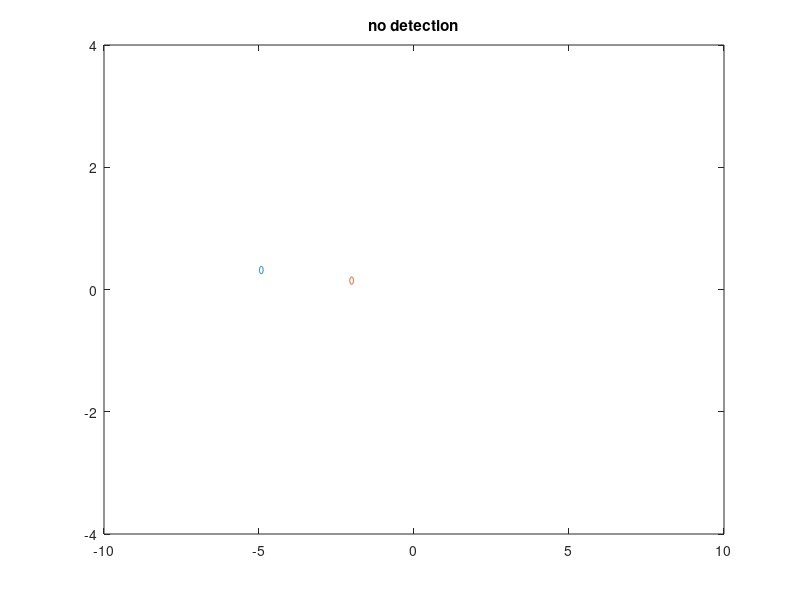

Write the MATLAB code that produced this figure. (Note: this script raises an error after producing the figure.)
clear all
pause_length = 1/4/2/2/2/2/2/2/2;
plotting = 1; % set to one if plots of encounters are wanted

% parameters for distribution of stepsize. EX = a*b, VX = a*b^2
a = 0.30*2;
b = 0.2/2;

% parameters for the gamma distribution for the initial steps
a_init = 0.08*10;
b_init = 10^-1;

sigma_step = 0.0001;

% parameters relating to detection probability, p(d) = exp(-s*(D + d)^p)
A = 1;     % amplitude; reduce to make pd smaller everywhere
d = .60;   % acts as a focal point; pd for D larger than this are suppressed by larger p, while D smaller than this are increased by larger p
s = 0.4;   % decrease to make it harder to detect; lower to make difference smaller for large and small seperation distances D
p = 1.3;   % This parameter allows you to regulate difference in pd for large and small D; if p is small then pd becomes more uniform
plot(linspace(0,10,100),exp(-s*(linspace(0,10,100)+d).^p))

% Collision Avoidance Parameters: Parameter-Modification Factor = exp( -s*((x + d)/k)^-p )
d_ca1 = 0.01;    % increase to reduce PMF
k_ca1 = 1.4;    % increase to decrease modification for x<k-d and reduce modification for x>k-d
p_ca1 = 1.6;    % increases effect of avoidance modifier when 
s_ca1 = 0.2

d_ca2 = 0.1;    % increase to reduce PMF
k_ca2 = 2.6;    % increase to decrease modification for x<k-d and reduce modification for x>k-d
p_ca2 = 1.8;    % increases effect of avoidance modifier when 
s_ca2 = 2


thetamod = 1.2;      % determines how quickly the person can change direction
thetavar = 0.1;
r = 0.06;                        % collision radius of each person
xinit = 10;                      % determines how far apart they are at the start
sigma = 0.3;                     % variance of initial starting position
N = 400;                         % number of encounters
NTTC = 3000;                     % Number of TTC to sample at first evasive action for each encounter
danger_FEA = zeros(1,N);         % danger index at time of first evasive action
DAFEA = zeros(N, NTTC);          % Saves danger at first moment of evasive action; each row contains NTTC sampled ttc values for one encounter
danger_CR = zeros(1,N);          % danger index at time of conflict resolution
danger_nodetec = zeros(1,N);     % highest index of danger for non-detection encounters
enc_type = zeros(1,N);           % vector containing encounter type of each encounter
compute_ttc = 0;                 % tells the algorithm whether or not you want it to estimate ttc distribution for each encounter
min_stepsize = 0.02;             % set to make it impossible for a stepsize to be smaller than this
for i=1:N
i
% initiation
first_detection = 0;     % They have not yet detected eachother
stepsize = min_stepsize*[1 1] + [gamrnd(a_init,b_init),gamrnd(a_init,b_init)]; % determines average speed
A_real = -xinit;
B_real = xinit;
A_im = normrnd(0,sigma);
B_im = normrnd(0,sigma);
A = A_real+1i*A_im;
B = B_real+1i*B_im;
% data collection variables
detection_status = 0; 
encounter_classifier = 1; % 1 --> (no detection, no crash), -1 --> (detection, no crash) 2 --> (no detection, crash), -2 --> (detection, crash)
danger_vec = [];          % collects the danger index associated with each timestep
detec_vec = [];    % tracks detection status, 1 --> detection at timeframe i, 0 --> no detection at timeframe i

    while real(A) < xinit && real(B) > -xinit
        D = norm(A-B);
        pd = exp(-s*(D+d)^p); % detection probability
        %%%%%%%%%%%%%%%% detection %%%%%%%%%%%%%%%%%%%%%%%%%%%%%%%%%%%%%%%%
        if  (detection_status==1 | rand(1) < pd) && real(A) < real(B)
            % saving information in vectors, and updating status
            if first_detection == 0 & compute_ttc == 1 % a loop that collects information at first moment of evasive action
                for k=1:NTTC
                    ttc = ttc_simulator_momentum_V3(A,B,stepsize,min_stepsize,sigma_step,r, thetavar);
                    DAFEA(i,k) = ttc;
                end
            end
            first_detection = 1;
            detection_status = 1;
            encounter_classifier = -1;
            detec_vec(length(detec_vec) + 1) = 1;
            danger_index = D - 2*r;
            danger_vec(length(danger_vec) + 1) = danger_index;

            % take next step
            pred_posA = A + a*b; % prediction of the A's future position
            pred_posB = B - a*b; % prediction of the A's future position
            pred_diff = pred_posA - pred_posB; % difference vector between predicted future position of A and B
            pred_dist = norm(pred_diff);       
            alpha_modifier = mod_fac(pred_dist,d_ca1,k_ca1,p_ca1,s_ca1);
            %theta_modifier = mod_fac(abs(imag(pred_diff)),d_ca2,k_ca2,p_ca2,s_ca2)
            stepsize = stepsize + normrnd([0,0],sigma_step*[1,1]); % .*gamrnd((0.008)^-1*[1 1],0.008*[1 1]); % step-size
            stepsize(1) = max(min_stepsize,stepsize(1));
            stepsize(2) = max(min_stepsize,stepsize(2));
            %theta = betarnd(alpha0*theta_modifier*[1 1], beta0*[1 1]);
            %theta = sign(imag(pred_diff))*[-1 -1].*(theta*theta_range - 0.5*theta_range); % step-angle
            theta = thetavar*[randn(1) + thetamod*sign(imag(pred_diff))*exppdf(abs(imag(pred_diff)), 1), randn(1) + thetamod*sign(imag(pred_diff))*exppdf(abs(imag(pred_diff)), 1)];
            A = A + stepsize(1)*exp(1i*theta(1));
            B = B - stepsize(2)*exp(1i*theta(2));
            
            % plotting %
            if plotting == 1
                xlim([-xinit,xinit])
                ylim([-4,4])
                plot([r*cos(linspace(0,2*pi,50))+real(A)]+1i*[r*sin(linspace(0,2*pi,50))+imag(A)])
                title("detection")
                hold on
                plot([r*cos(linspace(0,2*pi,50))+real(B)]+1i*[r*sin(linspace(0,2*pi,50))+imag(B)])
                xlim([-xinit,xinit])
                ylim([-4,4])
                hold off
                pause(pause_length)
            end
            if norm(A-B) < 2*r
                hold on
                title("collision")
                hold off
                detec_vec(length(detec_vec) + 1) = 1;
                danger_index = norm(A-B) - 2*r;
                danger_vec(length(danger_vec) + 1) = danger_index;
                encounter_classifier = -2;
                break
            end
        %%%%%%%%%%%%%%%% no detection %%%%%%%%%%%%%%%%%%%%%%%%%%%%%%%%%%%%%
        else
            % saving information in vectors, and updating status
            detec_vec(length(detec_vec) + 1) = 0;
            danger_index = D - 2*r;
            danger_vec(length(danger_vec) + 1) = danger_index;

            % taking next step
            theta = thetavar*randn([2,1]); %betarnd(alpha0*[1 1],beta0*[1 1]);
            %theta = theta*theta_range - 0.5*theta_range; % step-angle
            stepsize = stepsize + normrnd([0,0],sigma_step*[1,1]); % .*gamrnd((0.008)^-1*[1 1],0.008*[1 1]); % step-size
            stepsize(1) = max(min_stepsize,stepsize(1));
            stepsize(2) = max(min_stepsize,stepsize(2));
            A = A + stepsize(1)*exp(1i*theta(1));
            B = B - stepsize(2)*exp(1i*theta(2));
            D = norm(A-B);

            % plotting %
            if plotting == 1
                xlim([-xinit,xinit])
                ylim([-4,4])
                plot([r*cos(linspace(0,2*pi,50))+real(A)]+1i*[r*sin(linspace(0,2*pi,50))+imag(A)])
                title("no detection")
                hold on
                plot([r*cos(linspace(0,2*pi,50))+real(B)]+1i*[r*sin(linspace(0,2*pi,50))+imag(B)])
                xlim([-xinit,xinit])
                ylim([-4,4])
                hold off
                pause(pause_length)
            end
            if norm(A-B) < 2*r 
                hold on
                title("collision")
                hold off
                detec_vec(length(detec_vec) + 1) = 1;
                danger_index = norm(A-B) - 2*r;
                danger_vec(length(danger_vec) + 1) = danger_index; 
                encounter_classifier = 2;                                  % indicates a clean collision
                break
            end
        end
    end

    enc_type(i) = encounter_classifier;
    detec_dangerind = danger_vec(find(detec_vec)); % contains danger index for all times with detection status
    if encounter_classifier == 1
        danger_nodetec(i) = min(danger_vec);
    else
        danger_FEA(i) = detec_dangerind(1);
        danger_CR(i) = detec_dangerind(end);    
    end

end
%%
DAFEAcol1 = DAFEA(:,1)';
save('danger_CR2million.mat','danger_CR')
save('danger_FEA200.mat','danger_FEA')
save('DAFEA400.mat','DAFEAcol1')
%% collected data
%% parameters
pause_length = 1/4/2/2/2/2/2/2;
plotting = 0;
% parameters for distribution of step-angle
m = 5; % increase m --> less variance in stepsize
alpha0 = m;
beta0 = m;

% parameters for distribution of stepsize. EX = a*b, VX = a*b^2
a = 0.30*2;
b = 0.2/2;

a_init = 0.1*15;
b_init = 15^-1;

sigma_step = 0.0001;

% parameters relating to detection probability, pd = exp(-s*(D + d)^p)

d = .60;
s = 0.4;   % decrease to make it harder to detect
p = 1.3;   % increase to make it unlikelier to detect for large d, but more likely for small d
plot(linspace(0,10,100),exp(-s*(linspace(0,10,100)+d).^p))

% Collision Avoidance Parameters: Parameter-Modification Factor = exp( -s*((x + d)/k)^-p )
d_ca1 = 0.01;    % increase to reduce PMF
k_ca1 = 1.4;    % increase to decrease modification for x<k-d and reduce modification for x>k-d
p_ca1 = 1.6;    % increases effect of avoidance modifier when 
s_ca1 = 0.2

d_ca2 = 0.1;    % increase to reduce PMF
k_ca2 = 2.6;    % increase to decrease modification for x<k-d and reduce modification for x>k-d
p_ca2 = 1.8;    % increases effect of avoidance modifier when 
s_ca2 = 2


thetamod = 15;      % determines how quickly the person can change direction
thetavar = 0.1;
r = 0.18;      % collision radius of each person
xinit = 10;   % indicates how far apart they are at the start
sigma = 0.3;  % variance of initial starting position
N=10000;         % number of encounters
NTTC = 1;  % Number of TTC to sample at first evasive action for each encounter
danger_FEA = zeros(1,N);         % danger index at time of first evasive action
DAFEA = zeros(N, NTTC);          % danger at first moment of evasive action; each row contains NTTC sampled ttc values for one encounter
danger_CR = zeros(1,N);          % danger index at time of conflict resolution
danger_nodetec = zeros(1,N);     % highest index of danger for non-detection encounters
enc_type = zeros(1,N);           % vector containing encounter type of each encounter
compute_ttc = 1;                 % tells the algorithm whether or not you want it to estimate ttc distribution for each encounter
min_stepsize = 0.02;
%%
%%
enc_type_test = enc_type;
danger_FEA_test = danger_FEA;
DAFEA_test = DAFEA;
p_pure = 0.0054 % estimated probability of pure collision
pu = 0.4026;
%% based of 10000 iter
p_pure = 0.0016;
sdev = sqrt( p_pure*(1-p_pure)/10000 )
ci = p_pure + [-1,1]*1.96*sdev
p20 = 0.1990
p18_to_25 = [0.1834    0.1914    0.1990    0.2066    0.2132    0.2200    0.2268    0.2327]
%% empirical estimate based on 20 000 iterations
p_pure = 5.0000e-04
p_inter = 0.0019
p_tot = 0.0024
sdev = sqrt( p_tot*(1-p_tot)/20000 )
ci = p_tot + [-1,1]*1.96*sdev
%%
p_pureest = 2.0256e-04
p_interest = 0.00153947

p_tot_est = 0.0017
